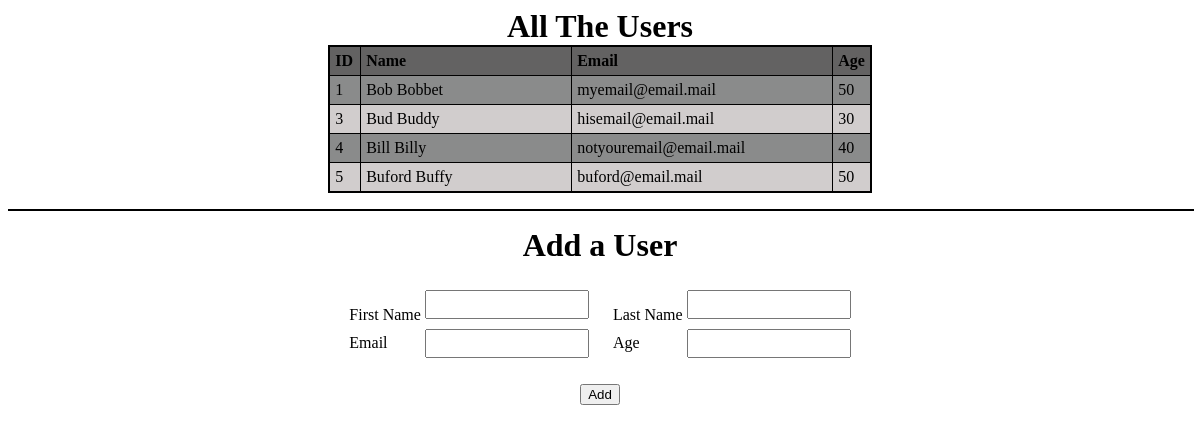
The page / on the database its author committed.
### users_app/models.py (models this page shows)
class User(models.Model):
    first_name = models.CharField(max_length=255)
    last_name = models.CharField(max_length=255)
    email_address = models.CharField(max_length=255)
    age = models.IntegerField()
    created_at = models.DateTimeField(auto_now_add=True)
    updated_at = models.DateTimeField(auto_now=True)

### users_app/views.py (the view)
# urls.py: path('', views.index),
def index (request):
    context = {
        "all_users":User.objects.all()
    }
    return render (request, 'index.html', context)

### users_app/templates/index.html (shortened to what this page needs)
<!DOCTYPE html>
<html lang="en">
<head>
    {% load static %}
    <link rel="stylesheet" href="{% static 'css/style.css' %}">
</head>
<body>
    <h1>All The Users</h1>
    <table>
        <tr class="header">
            <th class="id_age">ID</th>
            <th id="name">Name</th>
            <th id="email">Email</th>
            <th class="id_age">Age</th>
        </tr>
        {% for user in all_users %}
        <tr class="data_row">
            <td>{{user.id}}</td>
            <td>{{user.first_name}} {{user.last_name}}</td>
            <td>{{user.email_address}}</td>
            <td>{{user.age}}</td>
        </tr>
        {% endfor %}
    </table>
    <p id="line"></p>
    <h1>Add a User</h1>
    <form action="/process_info" id="input_form" method="POST">
        <ul>
            <li>First Name</li>
            <li>Email</li>
        </ul>
        <ul>
            <li>
                <input type="text" name="first_name">
            </li>
            <li>
                <input type="text" name="email_address">
            </li>
        </ul>
        <ul>
            <li>Last Name</li>
            <li>Age</li>
        </ul>
        <ul>
            <li>
                <input type="text" name="last_name">
            </li>
            <li>
                <input type="text" name="age">
            </li>
        </ul>
        <button type="submit" id="input_form">Add</button>
    </form>
</body>
</html>

### users_app/static/css/style.css (style rules this page uses)
h1 { text-align: center; margin: 0px auto; }
table { margin: 0px auto; border: 2px solid black; border-collapse: collapse; }
th, td { padding: 5px; border: 1px solid black; }
.id_age { width: 20px; }
#name { width: 200px; }
#email { width: 250px; }
tr { text-align: left; }
.header { background-color: rgb(99, 98, 98); }
.data_row:nth-child(odd) { background-color: rgb(209, 205, 205); }
.data_row:nth-child(even) { background-color: rgb(138, 139, 139); }
#line { border: 1px solid black; height: 0px; width: 100%; }
form { text-align: center; }
ul { display: inline-block; padding-left: 0px; }
ul:nth-child(3) { margin-right: 20px; }
li { list-style-type: none; text-align: left; padding-top: 10px; vertical-align: middle; }
input { width: 150px; padding: 5px; }
button { margin: 10px auto; display: block; }

### rows shown on the page
User: id "1", first_name "Bob", last_name "Bobbet", email_address "myemail@email.mail", age "50"
User: id "3", first_name "Bud", last_name "Buddy", email_address "hisemail@email.mail", age "30"
User: id "4", first_name "Bill", last_name "Billy", email_address "notyouremail@email.mail", age "40"
User: id "5", first_name "Buford", last_name "Buffy", email_address "buford@email.mail", age "50"
